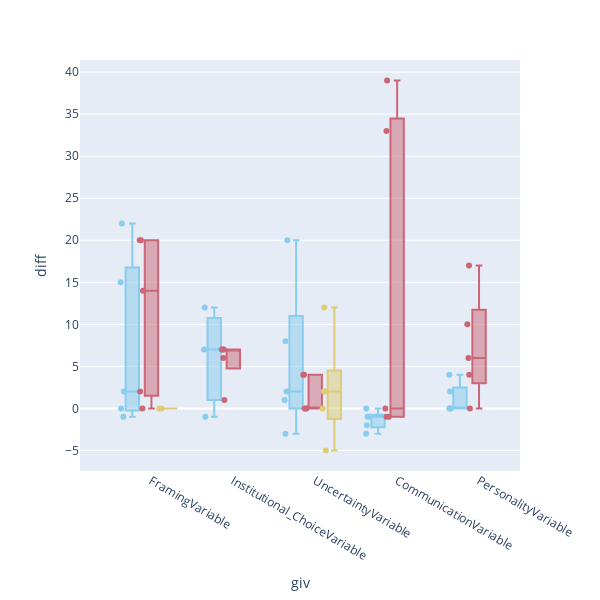

Here is the notebook cell this chart was saved with:
### Code cell
color_palette = px.colors.qualitative.Safe
fig = px.box(DATA_VIS[DATA_VIS.giv.isin(pos_dif)], 
             x="giv", y="diff", color="th", points='all',
             color_discrete_sequence=color_palette)
fig.update_layout(yaxis={'categoryorder': 'total descending'})
fig.update_layout(width=600, height=600, showlegend=False)
fig.write_image("../visualisations/llm_pos_diff_giv_all.pdf", format='pdf')
fig.show()

### Figure 1 — Plotly figure (JSON) as saved in the notebook; plotly's stock layout.template omitted (floating-point values rounded to 4 significant figures)
{"data": [{"alignmentgroup": "True", "boxpoints": "all", "hovertemplate": "th=regular<br>giv=%{x}<br>diff=%{y}<extra></extra>", "legendgroup": "regular", "marker": {"color": "rgb(136, 204, 238)"}, "name": "regular", "notched": false, "offsetgroup": "regular", "orientation": "v", "showlegend": true, "type": "box", "x": ["FramingVariable", "FramingVariable", "FramingVariable", "FramingVariable", "FramingVariable", "Institutional_ChoiceVariable", "Institutional_ChoiceVariable", "Institutional_ChoiceVariable", "UncertaintyVariable", "UncertaintyVariable", "UncertaintyVariable", "UncertaintyVariable", "UncertaintyVariable", "CommunicationVariable", "CommunicationVariable", "CommunicationVariable", "CommunicationVariable", "CommunicationVariable", "PersonalityVariable", "PersonalityVariable", "PersonalityVariable", "PersonalityVariable", "PersonalityVariable"], "x0": " ", "xaxis": "x", "y": [-1, 0, 22, 2, 15, 7, -1, 12, 20, 1, -3, 8, 2, -1, -1, -2, -3, 0, 4, 2, 0, 0, 0], "y0": " ", "yaxis": "y"}, {"alignmentgroup": "True", "boxpoints": "all", "hovertemplate": "th=study_mod<br>giv=%{x}<br>diff=%{y}<extra></extra>", "legendgroup": "study_mod", "marker": {"color": "rgb(204, 102, 119)"}, "name": "study_mod", "notched": false, "offsetgroup": "study_mod", "orientation": "v", "showlegend": true, "type": "box", "x": ["FramingVariable", "FramingVariable", "FramingVariable", "FramingVariable", "FramingVariable", "Institutional_ChoiceVariable", "Institutional_ChoiceVariable", "Institutional_ChoiceVariable", "Institutional_ChoiceVariable", "Institutional_ChoiceVariable", "UncertaintyVariable", "UncertaintyVariable", "UncertaintyVariable", "UncertaintyVariable", "UncertaintyVariable", "CommunicationVariable", "CommunicationVariable", "CommunicationVariable", "CommunicationVariable", "CommunicationVariable", "PersonalityVariable", "PersonalityVariable", "PersonalityVariable", "PersonalityVariable", "PersonalityVariable"], "x0": " ", "xaxis": "x", "y": [0, 14, 20, 2, 20, 6, 7, 7, 7, 1, 0, 4, 4, 0, 0, -1, 33, 0, -1, 39, 6, 0, 10, 4, 17], "y0": " ", "yaxis": "y"}, {"alignmentgroup": "True", "boxpoints": "all", "hovertemplate": "th=var_mod<br>giv=%{x}<br>diff=%{y}<extra></extra>", "legendgroup": "var_mod", "marker": {"color": "rgb(221, 204, 119)"}, "name": "var_mod", "notched": false, "offsetgroup": "var_mod", "orientation": "v", "showlegend": true, "type": "box", "x": ["FramingVariable", "FramingVariable", "UncertaintyVariable", "UncertaintyVariable", "UncertaintyVariable", "UncertaintyVariable", "UncertaintyVariable"], "x0": " ", "xaxis": "x", "y": [0, 0, 12, 2, 0, -5, 2], "y0": " ", "yaxis": "y"}], "layout": {"boxmode": "group", "height": 600, "legend": {"title": {"text": "th"}, "tracegroupgap": 0}, "margin": {"t": 60}, "showlegend": false, "width": 600, "xaxis": {"anchor": "y", "domain": [0, 1], "title": {"text": "giv"}}, "yaxis": {"anchor": "x", "categoryorder": "total descending", "domain": [0, 1], "title": {"text": "diff"}}}}
